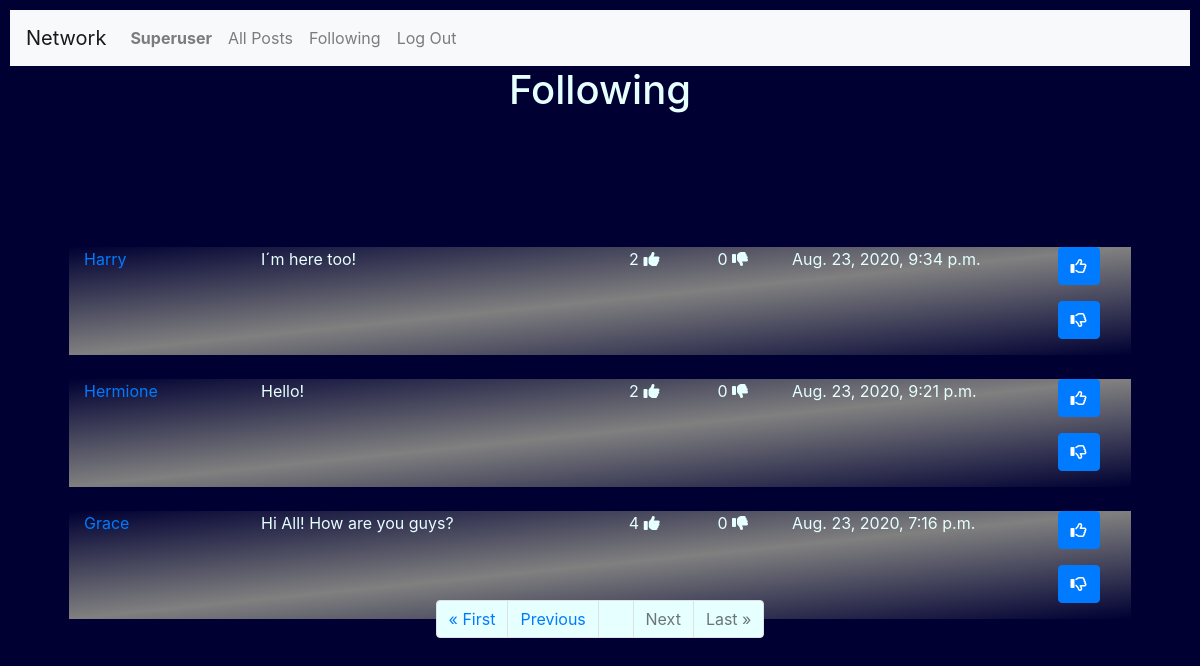
Page /following?page=2 (signed in) on the committed database.
### network/models.py (models this page shows, shortened)
class User(AbstractUser):
    pass

class Posts(models.Model):
    User = models.ForeignKey('User', on_delete = models.CASCADE)
    Post = models.TextField(max_length=255)
    Date = models.DateTimeField(auto_now_add=True)
    Likes = models.IntegerField(blank=True, null=True)
    Unlikes = models.IntegerField(blank=True, null=True)

### network/views.py (the view)
# urls.py: path("following", views.following_view, name="following"),
@login_required
def following_view(request):
    FPL = []
    profile= []
    following = []
    posts = []
    postchoose = []
    if request.user.is_authenticated:
          posts = Posts.objects.all().order_by('-Date')
          user = request.user.id
          username = request.user.username
          seguindo = Profile.objects.filter(Follower=user)
          print(user, username )
          for row in posts:
              for s in seguindo:
                  if row.User == s.User:
                      FPL.append(row)
          paginator = Paginator(FPL, 10)
          page_number = request.GET.get('page')
          page_itens = paginator.get_page(page_number)
          print("FOLLOWING PAGE")
          print(paginator.count , paginator.num_pages )
          print(page_itens)
    else:
        context={
            "Message": "Please Login or join our Network",
        }
        return render(request, "network/login.html", context)
    context = {
         "page_obj" : page_itens,
         "NewPostForm":NewPostForm(),
    }
    return render(request, "network/following.html", context)

### network/templates/network/following.html (shortened to what this page needs)
{% extends "network/layout.html" %}
{% load static %}
{% block body %}
  <h1>Following </h1>
  <hr>
{% if page_obj|length > 0 %}
        {% for Post in page_obj %}
            <div class="container" style="width:90%; position:relative; top:100px;background-image: linear-gradient(to top left, #000033, gray,	 #000033 );">
                <div class="row"  width="1700px">
                    <div class="col-lg-2">
                        <p><a href= "{% url 'network:profile' Post.User %}"  >  {{Post.User |title}} </a>
                    </div>
                    <div class="col-lg-4">
                         <p> {{Post.Post}} </p>
                    </div>
                    <div class="col-lg-1" style="text-align: center;">
                         {%if Post.Likes == None%}
                             <p> 0 <i class="fas fa-thumbs-up"></i></p>
                         {% else %}
                              <p> {{ Post.Likes }}  <i class="fas fa-thumbs-up"></i></p>
                         {% endif %}
                    </div>
                    <div class="col-lg-1" style="text-align: center;">
                         {%if Post.Unlikes  == None%}
                              <p> 0  <i class="fas fa-thumbs-down"></i></p>
                         {% else %}
                              <p> {{ Post.Unlikes }}  <i class="fas fa-thumbs-down"></i></p>
                          {% endif %}
                    </div>
                    <div class="col-lg-3">
                       <p> {{Post.Date}} </p>
                    </div>
                    <div class="col-lg-1">
                       <p> <button class="btn btn-primary" id="likes-{{Post.id}}" onclick="likepost({{Post.id}})">
                            <i class="far fa-thumbs-up"></i>
                           </button></p>
                       <p> <button class="btn btn-primary" id="unlikes-{{Post.id}}" onclick="unlikepost({{Post.id}})">
                            <i class="far fa-thumbs-down"></i>
                           </button></p>
                    </div>
                </div>
            </div>
            <br>
        {% endfor %}
        <br>
        <hr>
        <form>
           <div class="container" >
              <ul class="pagination justify-content-center"  >
                  {% if page_obj.has_previous %}
                            <li class="page-item"><a href="?page=1" class="page-link" style="background-color:#e6ffff;">&laquo; First</a></li>
                            <li class="page-item"><a href="?page={{ page_obj.previous_page_number }}" class="page-link" style="background-color:#e6ffff;">Previous</a></li>
                  {% else %}
                        <li class="page-item disabled"><a class="page-link" style="background-color:#e6ffff;">&laquo; First</a></li>
                        <li class="page-item disabled"><a class="page-link" style="background-color:#e6ffff;">Previous</a></li>
                  {% endif %}
                  {% if page_obj.number %}
                        <li class="page-item"><a class="page-link" style="background-color:#e6ffff;">{{ page_obj.number }}</a></li>
                  {% else %}
                        <li class="page-item"><a class="page-link" style="background-color:#e6ffff;">0</a></li>
                  {% endif %}
                  {% if page_obj.has_next %}
                        <li class="page-item"><a href="?page={{ page_obj.next_page_number }}" class="page-link" style="background-color:#e6ffff;">Next</a></li>
                        <li class="page-item"><a href="?page={{ page_obj.paginator.num_pages }}" class="page-link" style="background-color:#e6ffff;">Last &raquo;</a></li>
                  {% else %}
                        <li class="page-item disabled"><a class="page-link" style="background-color:#e6ffff;">Next</a></li>
                        <li class="page-item disabled"><a class="page-link" style="background-color:#e6ffff;">Last &raquo;</a></li>
                  {% endif %}
            </ul>
          </div>
        </form>
    {% endif %}
    {% endblock %}

### network/templates/network/layout.html (shortened to what this page needs)
{% load static %}
<!DOCTYPE html>
<html lang="en">
    <head>
        <link rel="stylesheet" href="https://stackpath.bootstrapcdn.com/bootstrap/4.4.1/css/bootstrap.min.css">
        <link rel="stylesheet" href="https://cdnjs.cloudflare.com/ajax/libs/font-awesome/4.7.0/css/font-awesome.min.css">
        <link href="{% static 'network/styles.css' %}" rel="stylesheet">
    </head>
    <body>
        <nav class="navbar navbar-expand-lg navbar-light bg-light" >
            <a class="navbar-brand" href="#">Network</a>
            <div style="color : #000033;">
              <ul class="navbar-nav mr-auto">
                {% if user.is_authenticated %}
                    <li class="nav-item">
                        <a class="nav-link" href="{% url 'network:profile' user.username  %}"><strong>{{ user.username |title}}</strong></a>
                    </li>
                {% endif %}
                <li class="nav-item">
                  <a class="nav-link" href="{% url 'network:index' %}">All Posts</a>
                </li>
                {% if user.is_authenticated %}
                    <li class="nav-item">
                        <a class="nav-link" href="{% url 'network:following' %}">Following</a>
                    </li>
                    <li class="nav-item">
                        <a class="nav-link" href="{% url 'network:logout' %}">Log Out</a>
                    </li>
                {% endif %}
              </ul>
            </div>
          </nav>
        <div class="body">
            {% block body %}
            {% endblock %}
        </div>
    </body>
</html>

### network/static/network/styles.css (style rules this page uses)
body { padding: 10px; color: #e6ffff ; background-color: #000033; background-position: center; background-repeat: no-repeat; background-size: cover; height: 100%; width: 100%; }
h1 { text-align: center; }

### rows in the picture
User: username "Superuser"
Posts: User "Harry", Post "I´m here too!", Likes "2", shows "0", Date "Aug. 23, 2020, 9:34 p.m."
Posts: User "Hermione", Post "Hello!", Likes "2", shows "0", Date "Aug. 23, 2020, 9:21 p.m."
Posts: User "Grace", Post "Hi All! How are you guys?", Likes "4", shows "0", Date "Aug. 23, 2020, 7:16 p.m."
